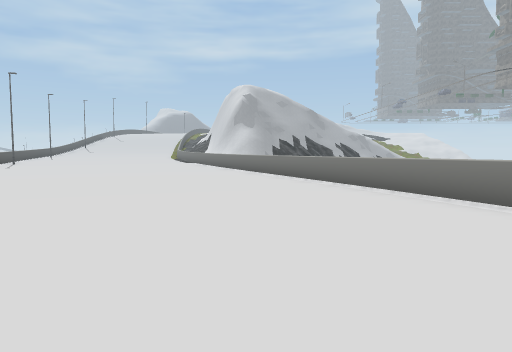
View 1 (above)

15 first-person views from a walk through a Unity game level. The camera is 1.2 m above the floor, tilts 4° down and sees 70° across. The floor is counted in squares, 2 m on a side. Each view is taken from the middle of a square. On the plan, view 1 faces up. The plan holds only what a view shows up to about 10 squares ahead; the rest is blank. The place goes on beyond the plan. Some trees and plants on the terrain are drawn as simple stand-ins. Some surface patterns are stand-ins.

View 2
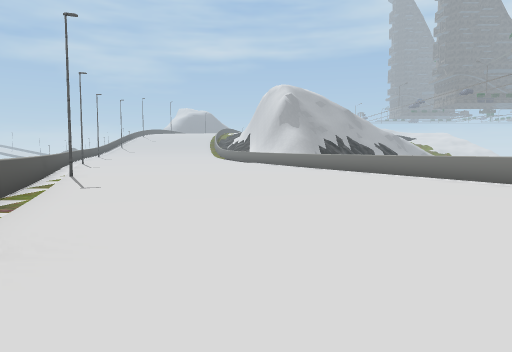

View 3
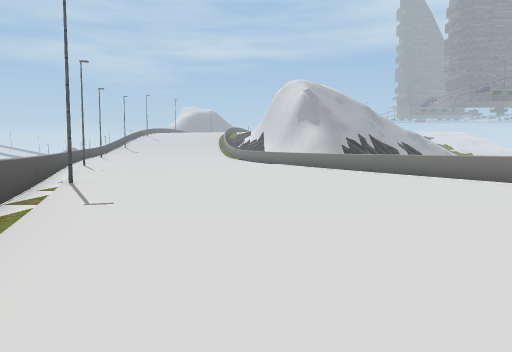

View 4
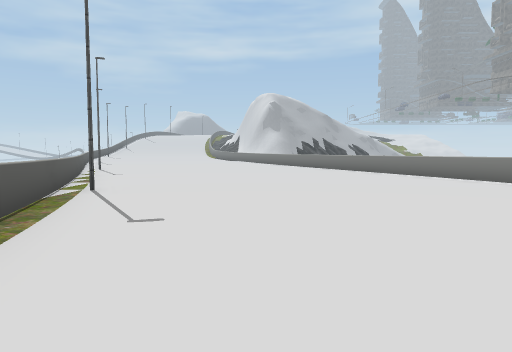

View 5
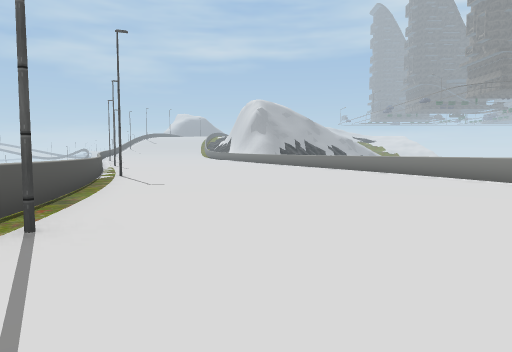

View 6
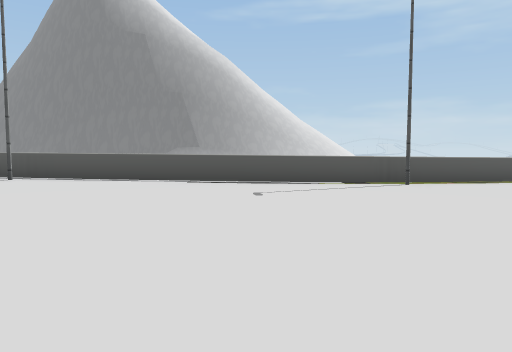

View 7
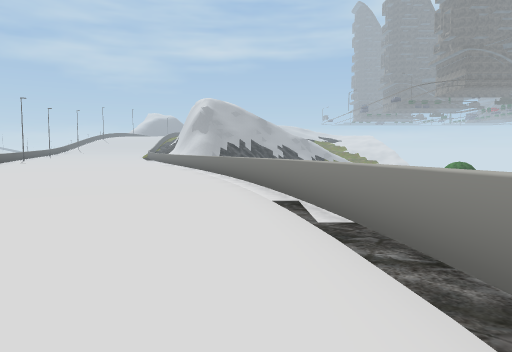

View 8
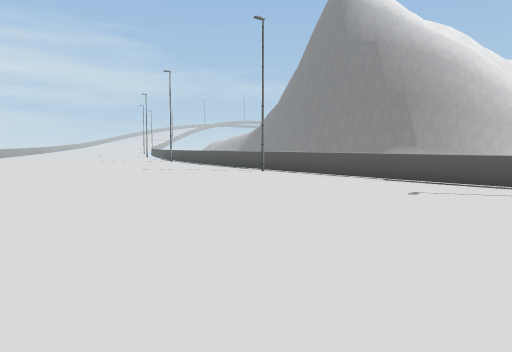

View 9
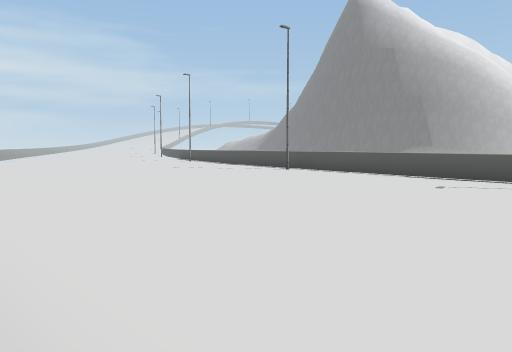

View 10
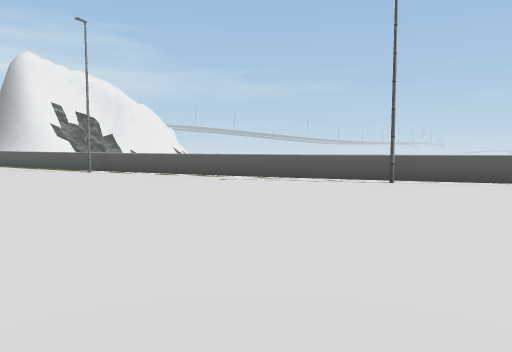

View 11
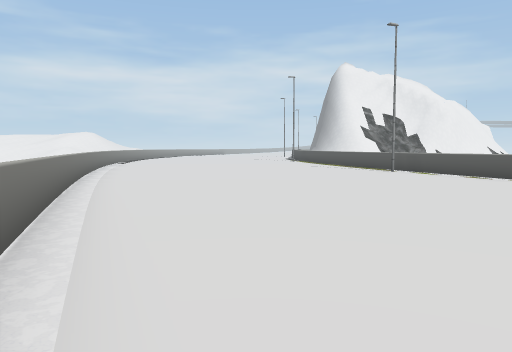

View 12
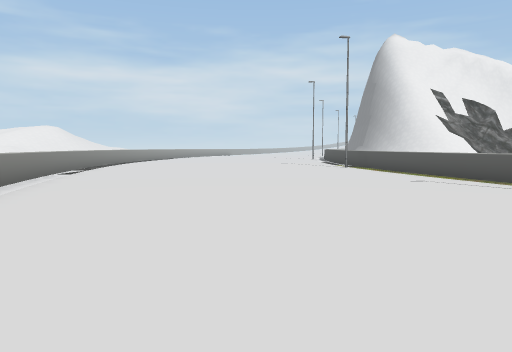

View 13
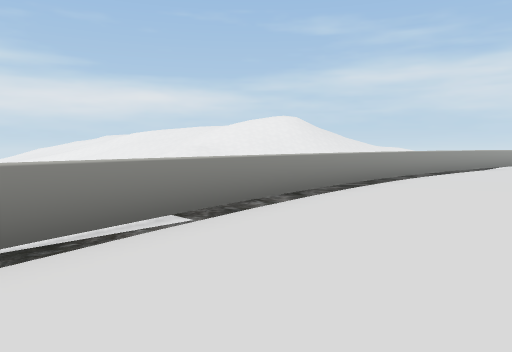

View 14
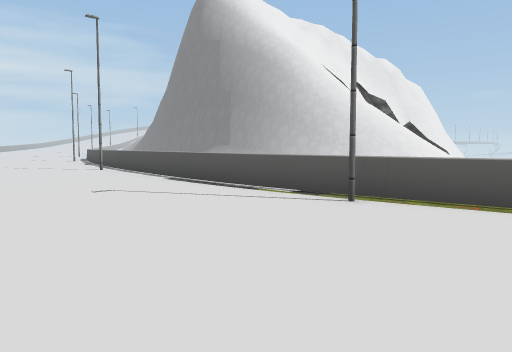

View 15
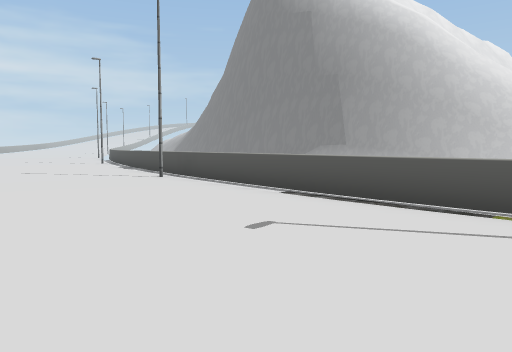

### Floor plan
Key: @ floor where view 1 was taken; # wall or solid block; . main floor; : floor 0.25 m higher than the main floor; + floor 1 m higher than the main floor; = window, fence, low wall or low ledge; ^ raised ledge.
Columns run from 10 left of view 1 to 5 right of it. Each row starts with its distance up from view 1.
 12 =.........=
 11  =........=
 10  =.........=
  9   =........=
  8   =.........=
  7   =.........=
  6    =........=
  5    =.........=
  4     =........=
  3     =........=
  2     ==........=
  1      =........^
  0      =....@...=
 -1      =.........=
 -2       ^........=
 -3       =........=
 -4       =........^
 -5       ==.......=
 -6 ##  #+ .........
 -7     ## ^:::::::.
 -8      ##=::::::::
 -9      ##=::::::::
-10      ##:::::::::
-11      ##::::::::^
-12      #=::::::::=
-13      #=#:::::::^

Positions as (right, up) in squares from view 1, and headings:
1: (0, 0), facing up
2: (-3, 0), facing up
3: (-4, 2), facing up
4: (-2, -4), facing up
5: (-1, -8), facing up
6: (4, -8), facing left
7: (4, -7), facing up
8: (4, -6), facing down-left
9: (5, -6), facing down-left
10: (-1, 12), facing down-left
11: (-1, 12), facing down
12: (0, 6), facing down
13: (2, -2), facing down-right
14: (1, -3), facing down-left
15: (1, -6), facing down-left
